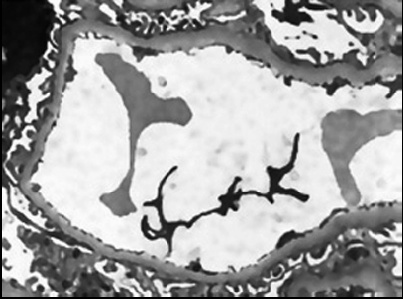
%> input picture pl10/glomeruli.bmp, 403 x 299 px, given in place of glomeruli.tif, which was not available
$ octave T8_49977_49978.m   (GNU Octave 9; MATLAB toolbox functions it lacks are replaced by stand-ins)
%> lines starting %> are read from the running program, lines starting %| are printed output that depends on the picture; pictures that were not available may be replaced by others from this repository, and a replacement may not be noted
% EXERCÍCIO DE AVALIAÇÃO PL8
% Daniel Silva & Ema Lopes

clear, close all;

A=imread('http://www.biomedimaging.org/BookImages/glomeruli.tif');
%> A is the input picture: size 299x403x3 uint8; min 0, max 255, mean 162.2
G=rgb2gray(A);
D=im2double(G);

%Create vectors with x,y spatial coordinates (not pixels coordinates)
xdim=size(D,2); % 2 representa a segunda dimensão mxn
%> xdim = 403
ydim=size(D,1);
%> ydim = 299
X=1:xdim;
%> X = 403 values from 1 to 403
Y=(1:ydim)'; % ' porque Y é uma coluna e não um vetor
%> Y = 299 values from 1 to 299

%Create vectors with resampling spatial coordinates
%The numbers of pixels in the final image is approximately equal to the
%numbers in the original image multiplied by a scale factor

%% DOWNSAMPLING

scale1 = 0.3; % scale < 1 corresponds to downsampling
Xq1=1:1/scale1:xdim;
%> Xq1 = 121 values from 1 to 401
Yq1=(1:1/scale1:ydim)';
%> Yq1 = 90 values from 1 to 297.7

% As várias interpolações em downsampling
D_dn_linear = interp2(X,Y,D,Xq1,Yq1,'linear');
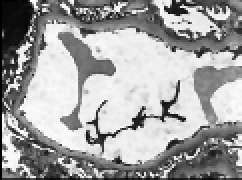
%> D_dn_linear: size 90x121 double (shown 2 times larger); min 0, max 1, mean 0.634
D_dn_near = interp2(X,Y,D,Xq1,Yq1,'nearest');
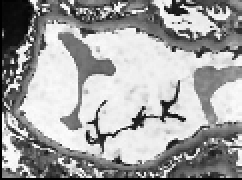
%> D_dn_near: size 90x121 double (shown 2 times larger); min 0, max 1, mean 0.633
D_dn_spl = interp2(X,Y,D,Xq1,Yq1,'spline');
D_dn_cubic = interp2(X,Y,D,Xq1,Yq1,'cubic');

% De seguida encontra-se o código que permite mostrar a imagem original e a
% mesma com zoom para se visionar melhor a pixelização, bem como as
% restantes interpolações pelos diferentes métodos, igualmente com zoom.

figure('Name','Zoomed Original Image and Zoomed Downsampled Images');
subplot(2,3,1); imshow(D); title('Original Imagem');
subplot(2,3,4); imshow(D); zoom(4); title('Original Zoomed Imagem');
subplot(2,3,2); imshow(D_dn_linear); zoom(4); title('Downsampling - Linear');
subplot(2,3,3); imshow(D_dn_near); zoom(4); title('Downsampling - Nearest');
subplot(2,3,5); imshow(D_dn_spl); zoom(4); title('Downsampling - Spline');
subplot(2,3,6); imshow(D_dn_cubic); zoom(4); title('Downsampling Image - Cubic');

%% UPSAMPLING

scale2 = 1/scale1; % scale > 1 corresponds to upsampling
Xq2=1:1/scale2:xdim;
%> Xq2 = 1341 values from 1 to 403
Yq2=(1:1/scale2:ydim)';

% As várias interpolações em upsampling
D_up_linear = interp2(X,Y,D,Xq2,Yq2,'linear');
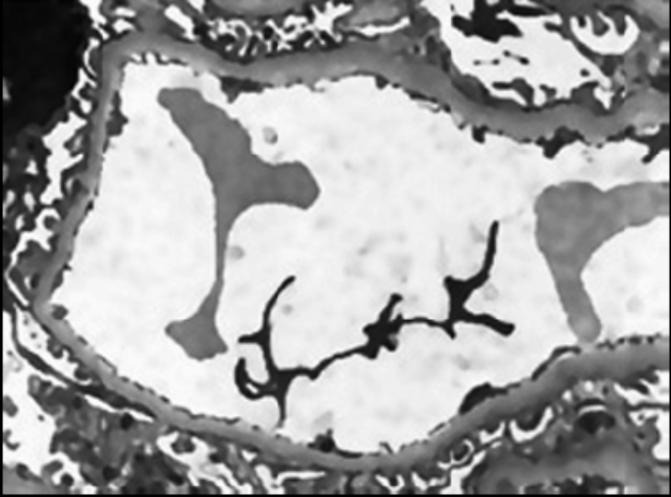
%> D_up_linear: size 994x1341 double (shown at 1/2 size); min 0, max 1, mean 0.638
D_up_near = interp2(X,Y,D,Xq2,Yq2,'nearest');
D_up_spl = interp2(X,Y,D,Xq2,Yq2,'spline');
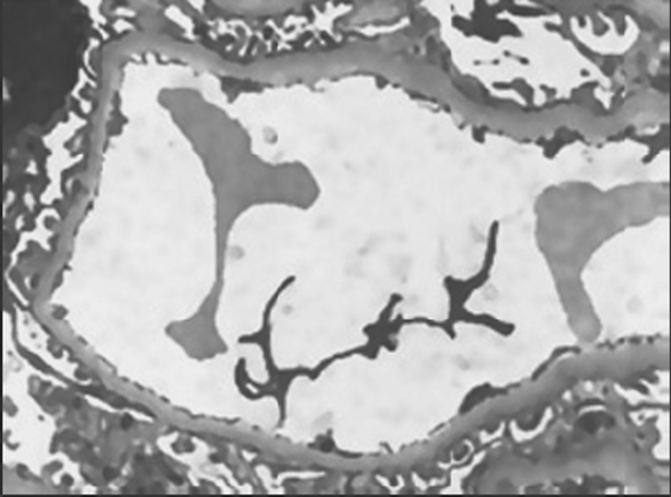
%> D_up_spl: size 994x1341 double (shown at 1/2 size); min -0.302, max 1.08, mean 0.638; drawn with min black and max white
D_up_cubic = interp2(X,Y,D,Xq2,Yq2,'cubic');
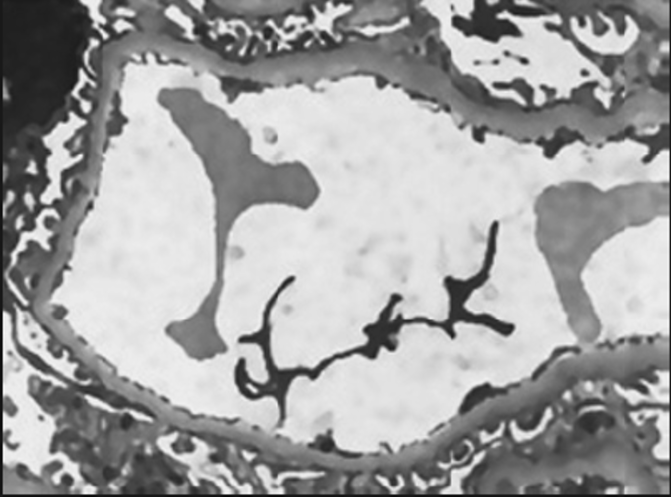
%> D_up_cubic: size 994x1341 double (shown at 1/2 size); min -0.119, max 1.07, mean 0.638; drawn with min black and max white

% À semelhança com o downsampling, de seguida encontra-se o código que
% permite mostrar a imagem original e a mesma com zoom para se visionar
% melhor a pixelização, bem como as restantes interpolações em upsmapling
% pelos diferentes métodos, igualmente com zoom.

figure('Name','Zoomed Original Image and Zoomed Upsampling Images');
subplot(2,3,1); imshow(D); title('Original Imagem');
subplot(2,3,4); imshow(D); zoom(4); title('Original Zoomed Imagem');
subplot(2,3,2); imshow(D_up_linear); zoom(4); title('Upsampling - Linear');
subplot(2,3,3); imshow(D_up_near); zoom(4); title('Upsampling - Nearest');
subplot(2,3,5); imshow(D_up_spl); zoom(4); title('Upsampling - Spline');
subplot(2,3,6); imshow(D_up_cubic); zoom(4); title('Upsampling - Cubic');

%% PERFIL DE INTENSIDADES!! CENTERLINES

%Escolher a linha central para comparar o perfil de intensidades da imagem original
%com o das imagens processadas

%Centerlines index
centerline=round(median(1:length(D)));%original
centerline_up=round(median(1:length(D_up_linear))); %upsampling
centerline_dn=round(median(1:length(D_dn_linear))); %downsampling

% Todas as matrizes das imagens em upsampling têm a mesma dimensão, mesmo o
% método sendo diferente, o mesmo acontece para downsampling

%% PERFIL DE INTENSIDADES - DOWNSAMPLING

figure('Name','Perfil de Intensidades - Downsampling na linha central');
% Perfil da linha central na imagem original
subplot(2,2,1); plot(D(centerline,:),'.-');
legend('Original');
title('Perfil de Intensidades: Original');
xlabel('Colunas'); ylabel('Intensidade');
grid on
%Perfil da linha central nas imagens de downsampling
subplot(2,2,3); plot(D_dn_linear(centerline_dn,:),'.-'); hold on
plot(D_dn_near(centerline_dn,:),'.-'); hold on
plot(D_dn_spl(centerline_dn,:),'.-'); hold on
plot(D_dn_cubic(centerline_dn,:),'.-');
legend('Linear','Nearest','Spline','Cubic');
title('Perfil de Intensidades: Downsampling');
xlabel('Colunas'); ylabel('Intensidade');
grid on

% De maneira a comparar melhor o perfil de intensidades escolhe-se um
% região de interesse, neste caso certas colunas onde o perfil corresponde
% à mesma região da imagem

subplot(2,2,2); plot(D(centerline,:),'.-');
legend('Original');
title('Perfil de Intensidades: Original (Zoom entre a coluna 156 e a 223)');
xlabel('Colunas'); ylabel('Intensidade');
xlim([156,223]);
grid on

subplot(2,2,4); plot(D_dn_linear(centerline_dn,:),'.-'); hold on
plot(D_dn_near(centerline_dn,:),'.-'); hold on
plot(D_dn_spl(centerline_dn,:),'.-'); hold on
plot(D_dn_cubic(centerline_dn,:),'.-');
legend('Linear','Nearest','Spline','Cubic');
title('Perfil de Intensidades: Downsampling (Zoom entre a coluna 48 e a 68)');
xlabel('Colunas'); ylabel('Intensidade');
xlim([48,68]);
grid on
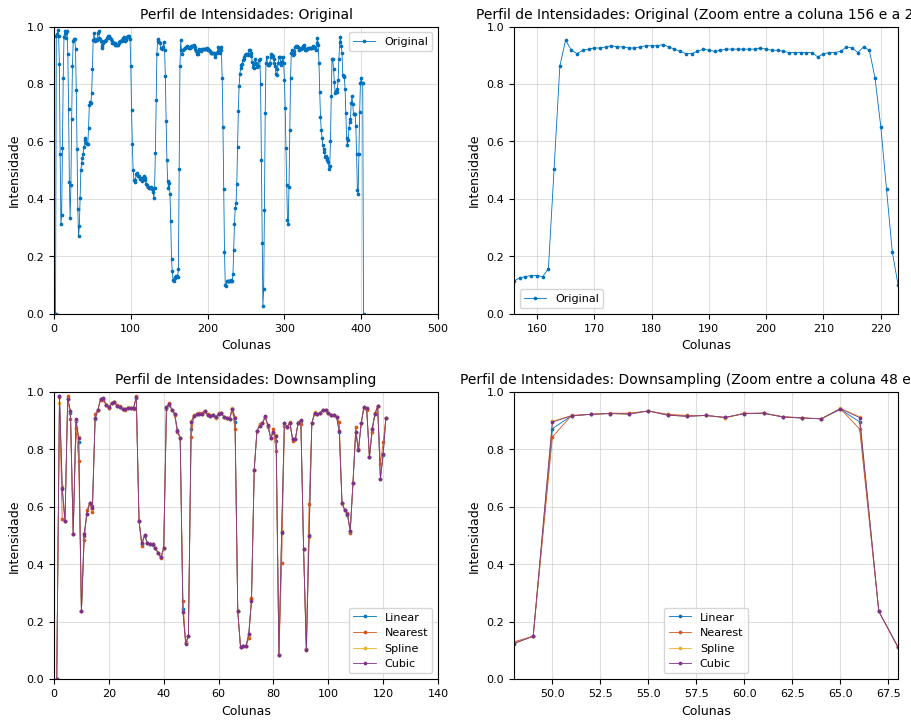
%> figure redrawn from the program's plot data, 4 panels; panel 1: curve peaks at x = 5, y = 0.988; panel 2: curve peaks at x = 2, y = 0.986; panel 2: curve peaks at x = 5, y = 0.984; panel 2: curve peaks at x = 30, y = 0.98

%% PERFIL DE INTENSIDADES - UPSAMPLING
% Aqui tudo é feito à semelhança do feito anteriormente para o downsampling

figure('Name','Perfil de Intensidades - Upsampling na linha central');

subplot(2,2,1); plot(D(centerline,:),'.-');legend('Original');
title('Intensity Profile: Original');
xlabel('Colunas');
ylabel('Intensidade');
grid on

subplot(2,2,3); plot(D_up_linear(centerline_up,:),'.-'); hold on
plot(D_up_near(centerline_up,:),'.-'); hold on
plot(D_up_spl(centerline_up,:),'.-'); hold on
plot(D_up_cubic(centerline_up,:),'.-');
legend( 'Linear','Nearest','Spline','Cubic');
title('Perfil de Intensidades: Upsampling');
xlabel('Colunas'); ylabel('Intensidade');
grid on

% Regiões de interesse

subplot(2,2,2); plot(D(centerline,:),'.-');
legend('Original');
title('Perfil de Intensidades: Original (Zoom entre a coluna 156 e a 223)');
xlabel('Colunas'); ylabel('Intensidade');
xlim([156,223]);
grid on

subplot(2,2,4); plot(D_up_linear(centerline_up,:),'.-'); hold on
plot(D_up_near(centerline_up,:),'.-'); hold on
plot(D_up_spl(centerline_up,:),'.-'); hold on
plot(D_up_cubic(centerline_up,:),'.-');
legend( 'Linear','Nearest','Spline','Cubic');
title('Perfil de Intensidades: Upsampling (Zoom entre a coluna 515 e a 744)');
xlabel('Colunas'); ylabel('Intensidade');
xlim([515,744]);
grid on
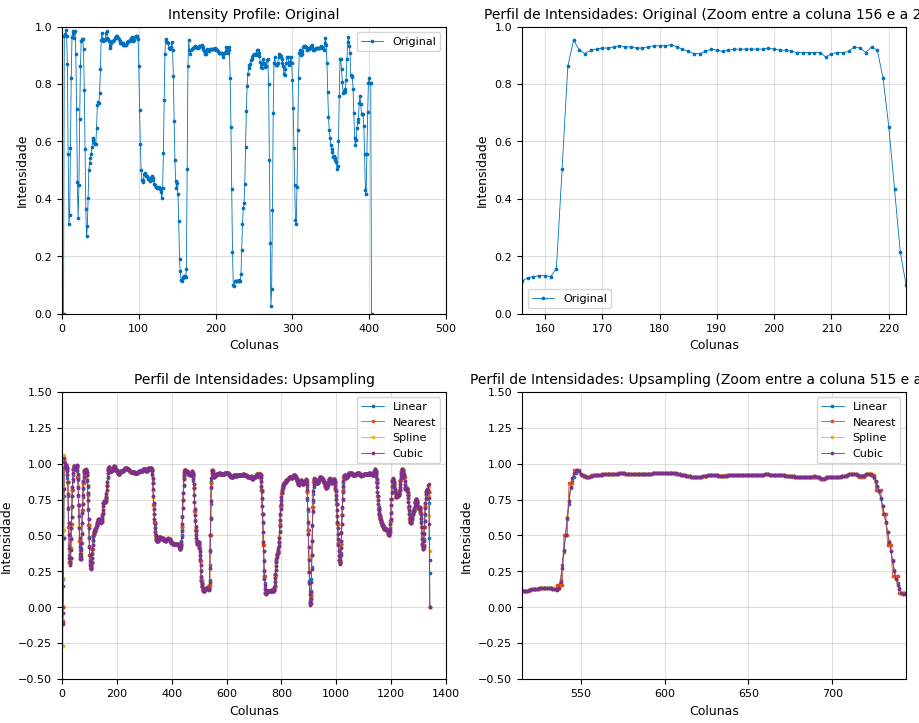
%> figure redrawn from the program's plot data, 4 panels; panel 1: curve peaks at x = 5, y = 0.988; panel 2: curve peaks at x = 14, y = 0.987; panel 2: curve peaks at x = 13, y = 0.988; panel 2: curve peaks at x = 9, y = 1.06
